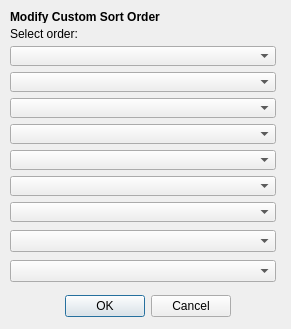
<?xml version="1.0" encoding="UTF-8"?>
<ui version="4.0">
 <class>ModifySort</class>
 <widget class="QDialog" name="ModifySort">
  <property name="geometry">
   <rect>
    <x>0</x>
    <y>0</y>
    <width>291</width>
    <height>329</height>
   </rect>
  </property>
  <property name="windowTitle">
   <string>Dialog</string>
  </property>
  <widget class="QDialogButtonBox" name="buttonBox">
   <property name="geometry">
    <rect>
     <x>60</x>
     <y>290</y>
     <width>171</width>
     <height>32</height>
    </rect>
   </property>
   <property name="orientation">
    <enum>Qt::Horizontal</enum>
   </property>
   <property name="standardButtons">
    <set>QDialogButtonBox::Cancel|QDialogButtonBox::Ok</set>
   </property>
  </widget>
  <widget class="QLabel" name="sort_label">
   <property name="geometry">
    <rect>
     <x>10</x>
     <y>10</y>
     <width>266</width>
     <height>13</height>
    </rect>
   </property>
   <property name="styleSheet">
    <string notr="true"/>
   </property>
   <property name="text">
    <string>&lt;html&gt;&lt;head/&gt;&lt;body&gt;&lt;p&gt;&lt;span style=&quot; font-weight:600;&quot;&gt;Modify Custom Sort Order&lt;/span&gt;&lt;/p&gt;&lt;/body&gt;&lt;/html&gt;</string>
   </property>
  </widget>
  <widget class="QComboBox" name="field_3">
   <property name="geometry">
    <rect>
     <x>10</x>
     <y>124</y>
     <width>266</width>
     <height>20</height>
    </rect>
   </property>
  </widget>
  <widget class="QComboBox" name="field_0">
   <property name="geometry">
    <rect>
     <x>10</x>
     <y>46</y>
     <width>266</width>
     <height>20</height>
    </rect>
   </property>
   <item>
    <property name="text">
     <string/>
    </property>
   </item>
  </widget>
  <widget class="QComboBox" name="field_5">
   <property name="geometry">
    <rect>
     <x>10</x>
     <y>176</y>
     <width>266</width>
     <height>20</height>
    </rect>
   </property>
  </widget>
  <widget class="QComboBox" name="field_6">
   <property name="geometry">
    <rect>
     <x>10</x>
     <y>202</y>
     <width>266</width>
     <height>20</height>
    </rect>
   </property>
  </widget>
  <widget class="QComboBox" name="field_2">
   <property name="geometry">
    <rect>
     <x>10</x>
     <y>98</y>
     <width>266</width>
     <height>20</height>
    </rect>
   </property>
  </widget>
  <widget class="QComboBox" name="field_1">
   <property name="geometry">
    <rect>
     <x>10</x>
     <y>72</y>
     <width>266</width>
     <height>20</height>
    </rect>
   </property>
  </widget>
  <widget class="QLabel" name="label_2">
   <property name="geometry">
    <rect>
     <x>10</x>
     <y>27</y>
     <width>266</width>
     <height>13</height>
    </rect>
   </property>
   <property name="text">
    <string>Select order:</string>
   </property>
  </widget>
  <widget class="QComboBox" name="field_4">
   <property name="geometry">
    <rect>
     <x>10</x>
     <y>150</y>
     <width>266</width>
     <height>20</height>
    </rect>
   </property>
  </widget>
  <widget class="QComboBox" name="field_7">
   <property name="geometry">
    <rect>
     <x>10</x>
     <y>230</y>
     <width>266</width>
     <height>22</height>
    </rect>
   </property>
  </widget>
  <widget class="QComboBox" name="field_8">
   <property name="geometry">
    <rect>
     <x>10</x>
     <y>260</y>
     <width>266</width>
     <height>22</height>
    </rect>
   </property>
  </widget>
 </widget>
 <resources/>
 <connections>
  <connection>
   <sender>buttonBox</sender>
   <signal>accepted()</signal>
   <receiver>ModifySort</receiver>
   <slot>accept()</slot>
   <hints>
    <hint type="sourcelabel">
     <x>248</x>
     <y>254</y>
    </hint>
    <hint type="destinationlabel">
     <x>157</x>
     <y>274</y>
    </hint>
   </hints>
  </connection>
  <connection>
   <sender>buttonBox</sender>
   <signal>rejected()</signal>
   <receiver>ModifySort</receiver>
   <slot>reject()</slot>
   <hints>
    <hint type="sourcelabel">
     <x>316</x>
     <y>260</y>
    </hint>
    <hint type="destinationlabel">
     <x>286</x>
     <y>274</y>
    </hint>
   </hints>
  </connection>
 </connections>
</ui>
